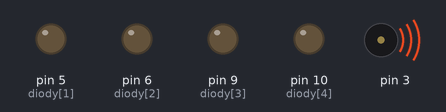
Bench run of a sketch on a simulated Arduino Uno, built with avr-gcc and run on an emulated ATmega328P. Parts: output pins drawn as LEDs (lit = HIGH), buzzer (waves = sounding).

Above: at 0.05 s.
At 0.6 s:
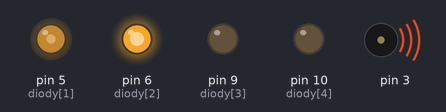
At 1.15 s:
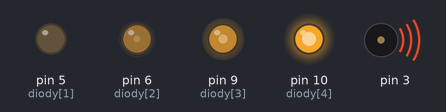
At 2.25 s:
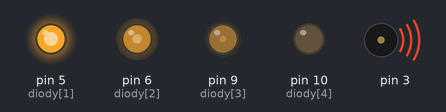
At 3.25 s:
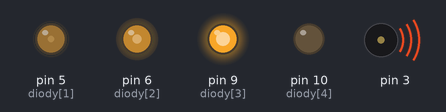
At 4.3 s:
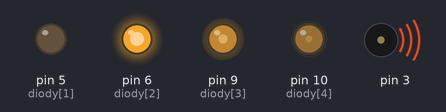
Timing chart, 0 to 5.6 s (numbered marks = the images above):
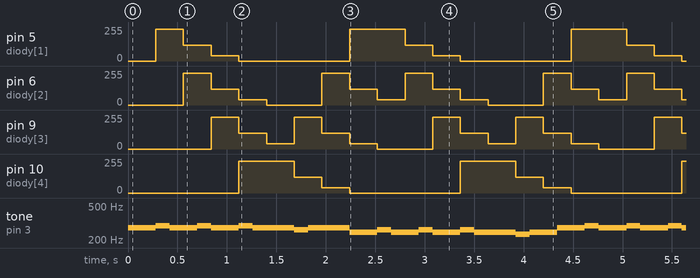

Measured:
- by itself, pin 5 (diody[1]), pin 10 (diody[4]): repeats every 2.2 s: 120/255 0.28 s, 40/255 0.28 s, 0/255 1.1 s, 240/255 0.56 s
- by itself, pin 6 (diody[2]): repeats every 2.2 s: 120/255 0.28 s, 40/255 0.28 s, 0/255 0.56 s, 240/255 0.28 s, 120/255 0.28 s, 40/255 0.28 s, 240/255 0.28 s
- by itself, pin 9 (diody[3]): repeats every 2.2 s: 120/255 0.28 s, 40/255 0.28 s, 240/255 0.28 s, 120/255 0.28 s, 40/255 0.28 s, 0/255 0.56 s, 240/255 0.28 s

The sketch:

_16.ino
```cpp
#define dioda1 5
#define dioda2 6
#define dioda3 9
#define dioda4 10 //ponoć tone() może psuć pwm na pin'ie 11, tak piszą w reference
#define glosnik 3
int diody[]={0,5,6,9,10};

int czaspoprzdzwieku;
int zailecicho;
int czaspoprzdiody;
int coiledioda; //4 diody, więc to dzieli ilość szesnastek w zwrotce i nie ma reszty
int czasteraz;
int czekaj;

bool czygra;

int dl16 = 140;
char dzwieki[100];
int dl[100];
int iledzwiekow = 0;
int ilebylo = 0;
int trzydiody[4];

bool czywprawo = true;
int swieci = 1;


void dzwiek(char jaki, int czas)
{
  if ( jaki == 'a') tone(3, 220);
  if ( jaki == 'A') tone(3, 233); //wiem że to nie jest muzycznie poprawna nazwa, no ale kurczę...
  if ( jaki == 'h') tone(3, 247);
  if ( jaki == 'c') tone(3, 262);
  if ( jaki == 'C') tone(3, 277);
  if ( jaki == 'd') tone(3, 294);
  zailecicho = czas;
  czaspoprzdzwieku = millis();

}

void zapal() //zaczynamy od słabiej, żeby jak ktoraś dwa po kolei to nie osłabła
{
  analogWrite(diody[1], 0);
  analogWrite(diody[2], 0);
  analogWrite(diody[3], 0);
  analogWrite(diody[4], 0);
  analogWrite(diody[trzydiody[3]], 40);
  analogWrite(diody[trzydiody[2]], 120);
  analogWrite(diody[trzydiody[1]], 240);
}

void setup() {
  Serial.begin(9600);
  coiledioda = 2*dl16; //ma się zmieścić w 2 strony, czyli 8 zapaleń*2=16
  trzydiody[1]=1;
  trzydiody[2]=1;
  trzydiody[3]=1;
  czaspoprzdiody=millis();

  // put your setup code here, to run once:
  dzwieki[0]='C'; dl[0]=2*dl16; ++iledzwiekow;
  dzwieki[1]='d'; dl[1]=dl16; ++iledzwiekow;
  dzwieki[2]='C'; dl[2]=dl16; ++iledzwiekow;

  dzwieki[3]='C'; dl[3]=dl16; ++iledzwiekow;
  dzwieki[4]='d'; dl[4]=dl16; ++iledzwiekow;
  dzwieki[5]='C'; dl[5]=dl16; ++iledzwiekow;
  dzwieki[6]='C'; dl[6]=dl16; ++iledzwiekow;

  dzwieki[7]='d'; dl[7]=dl16; ++iledzwiekow;
  dzwieki[8]='C'; dl[8]=dl16; ++iledzwiekow;
  dzwieki[9]='C'; dl[9]=dl16; ++iledzwiekow;
  dzwieki[10]='C'; dl[10]=dl16; ++iledzwiekow;

  dzwieki[11]='c'; dl[11]=dl16; ++iledzwiekow;
  dzwieki[12]='C'; dl[12]=dl16; ++iledzwiekow;
  dzwieki[13]='C'; dl[13]=dl16; ++iledzwiekow;
  dzwieki[14]='C'; dl[14]=dl16; ++iledzwiekow;


  dzwieki[15]='h'; dl[15]=2*dl16; ++iledzwiekow;
  dzwieki[16]='c'; dl[16]=dl16; ++iledzwiekow;
  dzwieki[17]='h'; dl[17]=dl16; ++iledzwiekow;

  dzwieki[18]='h'; dl[18]=dl16; ++iledzwiekow;
  dzwieki[19]='c'; dl[19]=dl16; ++iledzwiekow;
  dzwieki[20]='h'; dl[20]=dl16; ++iledzwiekow;
  dzwieki[21]='h'; dl[21]=dl16; ++iledzwiekow;

  dzwieki[22]='c'; dl[22]=dl16; ++iledzwiekow;
  dzwieki[23]='h'; dl[23]=dl16; ++iledzwiekow;
  dzwieki[24]='h'; dl[24]=dl16; ++iledzwiekow;
  dzwieki[25]='h'; dl[25]=dl16; ++iledzwiekow;

  dzwieki[26]='A'; dl[26]=dl16; ++iledzwiekow;
  dzwieki[27]='h'; dl[27]=dl16; ++iledzwiekow;
  dzwieki[28]='h'; dl[28]=dl16; ++iledzwiekow;
  dzwieki[29]='h'; dl[29]=dl16; ++iledzwiekow;

  //te 2 zwrotki się powtarzają
}

void loop() {
  // put your main code here, to run repeatedly:

  czasteraz = millis();

  if (czasteraz-czaspoprzdiody >= coiledioda) {
    if (czywprawo) {
      zapal();
      trzydiody[3]=trzydiody[2];
      trzydiody[2]=trzydiody[1];
      trzydiody[1]=min(4,swieci+1);
      ++swieci;
      if (swieci>4) {swieci=4; czywprawo=false;}
    } else {
      zapal();
      trzydiody[3]=trzydiody[2];
      trzydiody[2]=trzydiody[1];
      trzydiody[1]=max(1,swieci-1);
      --swieci;
      if (swieci<1) {swieci=1; czywprawo=true;}
    }
    //Serial.print(trzydiody[1]);
    //Serial.print(trzydiody[2]);
    //Serial.print(trzydiody[3]);
    //Serial.println();
    czaspoprzdiody = millis();
  }

  if (ilebylo<iledzwiekow && (ilebylo==0 || czasteraz-czaspoprzdzwieku >= zailecicho)) {
    //noTone(glosnik); //to jest potrzebne tylko na różnych pinach, lub na końcu a na jednym znacznie pogarsza dźwięk
    //delay(0.05*dl16);
    dzwiek(dzwieki[ilebylo], dl[ilebylo]);
    ++ilebylo;
  }
  if (ilebylo == iledzwiekow) { /*noTone(glosnik); czygra = 0;*/ ilebylo=0; }
}
```
